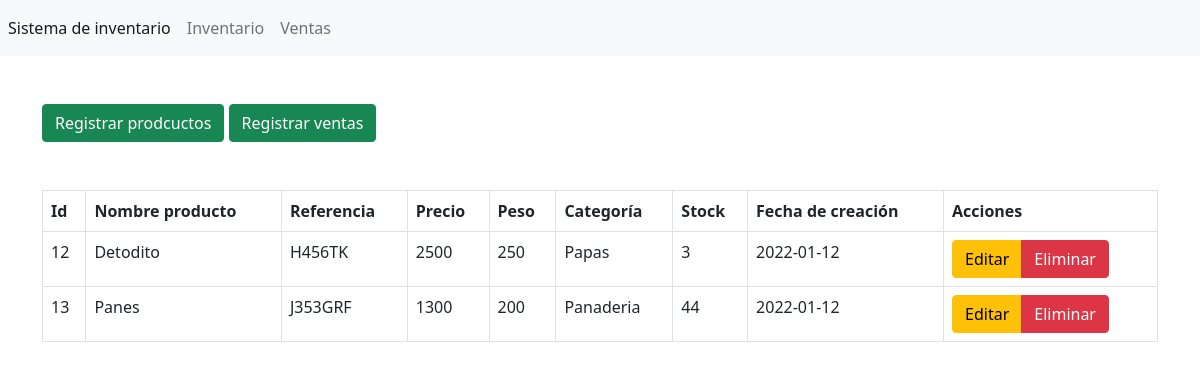
/inventory/home, run on the app's committed database.
### tables this page shows
CREATE TABLE `inventory` (
  `id` int(11) NOT NULL,
  `name` varchar(255) NOT NULL,
  `reference` varchar(255) NOT NULL,
  `price` int(255) NOT NULL,
  `weight` int(255) NOT NULL,
  `category` varchar(255) NOT NULL,
  `stock` int(10) NOT NULL,
  `date` date NOT NULL
);

### controllers/ControllerInventory.php (called while the page is built, shortened)
<?php
    include_once("models/inventory.php");
    class ControllerInventory{
        public function home(){
            $inventoriList = Inventory::toList();
            include_once("views/inventory/home.php");
        }
    }
?>

### router.php (called while the page is built, shortened)
<?php
    $controller = new $objectController();
    $controller->$action();
?>

### index.php (called while the page is built, shortened)
<?php
  $php_self = $_SERVER['PHP_SELF'];
  $php_self_array = explode("/", $php_self);
  if(count($php_self_array) > 1){
    $php_self_array = $php_self_array[1];
    $ruta = "http://".$_SERVER["HTTP_HOST"]."/".$php_self_array."/";
  }else{
    $ruta = "https://".$_SERVER["HTTP_HOST"]."/";
  }
  require_once("views/template.php");
?>

### models/inventory.php (called while the page is built, shortened)
<?php
    class Inventory{
        public function __construct($id,$name,$reference,$price,$weight,$category,$stock,$date){
            $this->id = $id;
            $this->name = $name;
            $this->reference = $reference;
            $this->price = $price;
            $this->weight = $weight;
            $this->category = $category;
            $this->stock = $stock;
            $this->date = $date;
        }
        public static function toList(){
            $listInventory = [];
            $connetion = BD::createInstance();
            $sql = $connetion->query("SELECT * FROM inventory");
            foreach($sql->fetchAll() as $inventory){
                $listInventory[]= new Inventory(
                    $inventory["id"],
                    $inventory["name"],
                    $inventory["reference"],
                    $inventory["price"],
                    $inventory["weight"],
                    $inventory["category"],
                    $inventory["stock"],
                    $inventory["date"]
                );
            }
            return $listInventory;
        }
    }
?>

### views/inventory/home.php (the view)
<?php global $ruta ?>
<a name="" id="" class="btn btn-success" href="<?php echo $ruta?>inventory/create" role="button">Registrar prodcuctos</a>
<a name="" id="" class="btn btn-success" href="<?php echo $ruta?>sales/create" role="button">Registrar ventas</a>
<table class="table table-bordered mt-5">
    <thead>
        <tr>
            <th>Id</th>
            <th>Nombre producto</th>
            <th>Referencia</th>
            <th>Precio</th>
            <th>Peso</th>
            <th>Categoría</th>
            <th>Stock</th>
            <th>Fecha de creación</th>
            <th>Acciones</th>
        </tr>
    </thead>
    <tbody>
        <?php foreach($inventoriList as $inventory){ ?>
            <tr>
                <td><?php echo $inventory ->id; ?></td>
                <td><?php echo $inventory ->name; ?></td>
                <td><?php echo $inventory ->reference; ?></td>
                <td><?php echo $inventory ->price; ?></td>
                <td><?php echo $inventory ->weight; ?></td>
                <td><?php echo $inventory ->category; ?></td>
                <td><?php echo $inventory ->stock; ?></td>
                <td><?php echo $inventory ->date; ?></td>
                <th>
                    <div class="btn-group" role="group" aria-label="">
                        <a type="button" class="btn btn-warning" href="<?php echo $ruta ?>inventory/update/<?php echo $inventory -> id;?>">Editar</a>
                        <a type="button" class="btn btn-danger" href="<?php echo $ruta ?>inventory/delete/<?php echo $inventory -> id;?>">Eliminar</a>
                    </div>
                </th>
            </tr>
        <?php } ?>
    </tbody>
</table>

### data on the page
inventory: id "12", name "Detodito", reference "H456TK", price "2500", weight "250", category "Papas", stock "3", date "2022-01-12"
inventory: id "13", name "Panes", reference "J353GRF", price "1300", weight "200", category "Panaderia", stock "44", date "2022-01-12"
